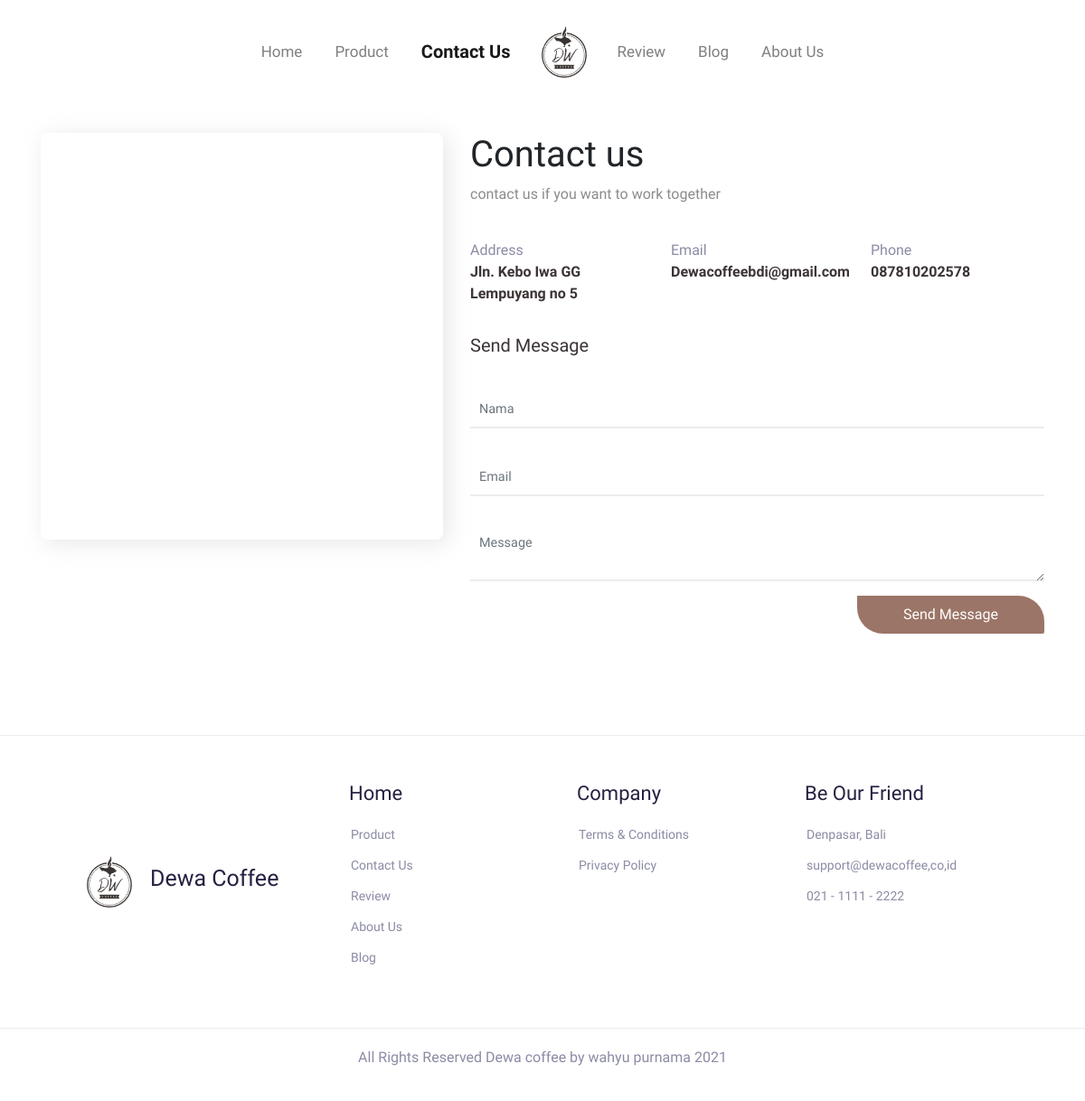
The app's page /contact with its own data.
### tables this page shows
CREATE TABLE `page_contact` (
  `id` int(11) NOT NULL,
  `address` varchar(255) NOT NULL,
  `email` varchar(100) NOT NULL,
  `phone` varchar(14) NOT NULL,
  `maps` text NOT NULL
);

### app/core/Controller.php (called while the page is built, shortened)
<?php
class Controller {
	public function view($view, $data = []) {
		require_once 'app/views/' . $view . '.php';
	}
	public function model($model) {
		return new $model;
	}
}

### app/core/App.php (called while the page is built, shortened)
<?php
class App {
	protected $method = 'index';
	protected $params = [];
	public function __construct() {
		$this->controller = new $this->controller;
		call_user_func_array([$this->controller, $this->method], $this->params);
	}
}

### index.php (called while the page is built, shortened)
<?php
$app = new App;

### app/core/Database.php (called while the page is built, shortened)
<?php
class Database
{
  private $host = DB_HOST;
  private	$user = DB_USER;
  private $pass = DB_PASS;
  private $db_name = DB_NAME;
  private $dbh;
  private $stmt;
  public function __construct()
  {
    $dsn = "mysql:host={$this->host};
    dbname={$this->db_name}";
    $option = [
     PDO::ATTR_PERSISTENT => true,
     PDO::ATTR_ERRMODE => PDO::ERRMODE_EXCEPTION
   ];
   try {
     $this->dbh = new PDO($dsn, $this->user, $this->pass, $option);
   } catch(PDOException $e){
     die($e->getMessage());
   }
 }
 public function query($query)
 {
  $this->stmt = $this->dbh->prepare($query);
}
public function execute()
{
  $this->stmt->execute();
}
public function resultSet()
{
  $this->execute();
  return $this->stmt->fetchAll(PDO::FETCH_ASSOC);
}
}

### app/models/M_Contact.php (called while the page is built, shortened)
<?php
class M_Contact
{
    private $db;
    public function __construct()
    {
        $this->db = new Database();
    }
    public function getAllData($table)
    {
        $sql = "SELECT * FROM $table";
        $this->db->query($sql);
        return $this->db->resultSet();
    }
}

### app/views/contact-us/index.php (the view)
<div class="container mt-5">
    <div class="row">
        <div class="col-lg-5 col-md-6 col-sm-12">
            <div class="maps " data-aos="zoom-in" data-aos-delay="300">
                <?= $data['contact'][0]['maps'] ?>
            </div>
        </div>
        <div class="col-lg-7 col-md-6 col-sm-12">
            <div class="text-about">
                <h1 data-aos="zoom-in-down" data-aos-delay="300">
                    Contact us
                </h1>
                <p data-aos="zoom-in-down" data-aos-delay="400">
                    contact us if you want to work together
                </p>
                <div class="row">
                    <div class="col-lg-4 col-md-6 col-sm-12 mt-2 info-me">
                        <ul data-aos="zoom-in-down" data-aos-delay="500">
                            <li class="judul">Address</li>
                            <li class="info"><?= $data['contact'][0]['address'] ?></li>
                        </ul>
                    </div>
                    <div class="col-lg-4 col-md-6 col-sm-12 mt-2 info-me">
                        <ul data-aos="zoom-in-down" data-aos-delay="600">
                            <li class="judul">Email</li>
                            <li class="info"><?= $data['contact'][0]['email'] ?></li>
                        </ul>
                    </div>
                    <div class="col-lg-4 col-md-6 col-sm-12 mt-2 info-me">
                        <ul data-aos="zoom-in-down" data-aos-delay="700">
                            <li class="judul">Phone</li>
                            <li class="info"><?= $data['contact'][0]['phone'] ?></li>
                        </ul>
                    </div>
                </div>
            </div>
            <div class="send-message">
                <div class="judul" data-aos="zoom-in-down" data-aos-delay="800">Send Message</div>
                <form action="<?= BASE_URL?>/contact" method="POST">
                    <div class="form-group" data-aos="zoom-in-down" data-aos-delay="900">
                        <input type="text" class="form-control" id="inputNama" name="nama" placeholder="Nama" />
                        <div class="line"></div>
                    </div>
                    <div class="form-group" data-aos="zoom-in-down" data-aos-delay="1000">
                        <input type="email" class="form-control" id="inputEmail4" name="email"
                            placeholder="Email" />
                        <div class="line"></div>
                    </div>
                    <div class="form-group" data-aos="zoom-in-down" data-aos-delay="1100">
                        <textarea class="form-control" rows="2" name="message" placeholder="Message"></textarea>
                        <div class="line"></div>
                    </div>
                    <div class="tombol text-right" data-aos="zoom-in-down" data-aos-delay="1200">
                        <button type="submit" name="submit" class="btn btn-coffee ">Send Message</button>
                    </div>
                </form>
            </div>
        </div>
    </div>
</div>

### public/homepage/css/style.css (style rules this page uses)
* { font-family: "Quicksand"; scroll-behavior: smooth; }
:root { --primary: rgba(131, 83, 65, 0.8); }
.btn-coffee { color: #fff !important; background-color: rgba(131, 83, 65, 0.8); border-radius: 0px 28.5px 2px; padding: 8px 50px; transition: all 0.3s; }
.maps iframe { width: 100%; border-radius: 8px; box-shadow: 5px 4px 25px rgba(159, 159, 159, 0.25); }
.text-about p { color: #8d8a8d; margin-bottom: 30px; }
.info-me { display: flex; }
.info-me ul { list-style: none; margin: 0; padding: 0; padding-right: 20px; }
.info-me ul li.judul { color: #8b8ba5; }
.info-me ul li.info { color: #3c3434; font-weight: 600; }
.send-message .judul { margin-top: 2rem; font-weight: 500; font-size: 20px; line-height: 132.5%; color: #3c3434; margin-bottom: 20px; }
.form-group { position: relative; padding-top: 15px; }
.form-control { border: 0; border-radius: 0; padding: 10px 10px; background-color: transparent; position: relative; z-index: 2; font-size: 0.9rem; }
.form-control:not(textarea) { height: 44px; }
.line { position: absolute; display: block; bottom: 0; left: 0; right: 0; height: 2px; background-color: #ececec; width: 100%; }
.line:after { content: ""; height: 2px; position: absolute; display: block; background: #ececec; left: 0; right: 0; transform: scaleX(0); transition: transform 0.2s ease-in-out; transform-origin: 0 0; }

### records on screen
page_contact: address "Jln. Kebo Iwa GG Lempuyang no 5", email "Dewacoffeebdi@gmail.com", phone "087810202578"
